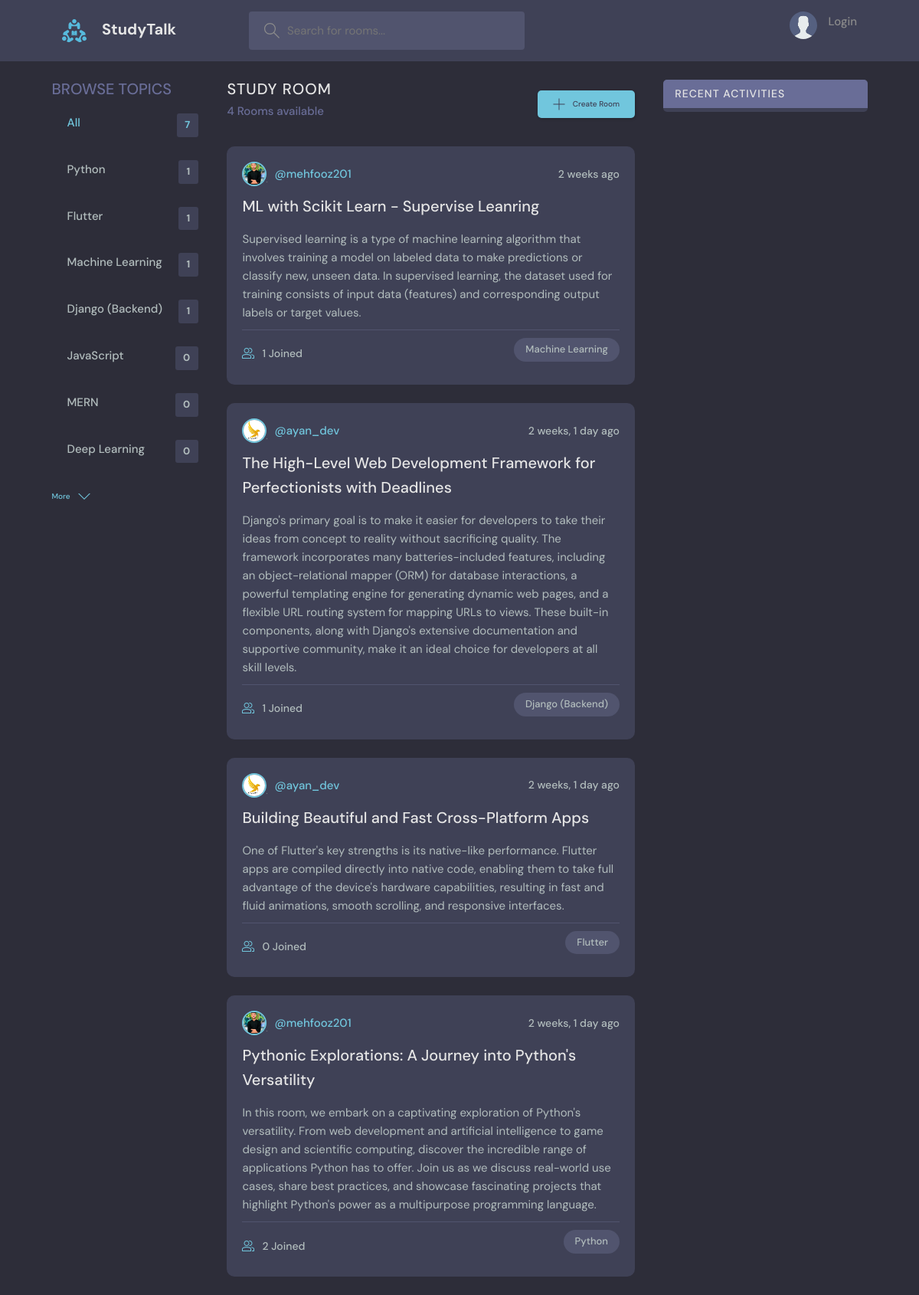
The page / on the database its author committed.
### base/models.py (models this page shows, shortened)
class Topic(models.Model):
    name = models.CharField(max_length=200)

class Room(models.Model):
    host = models.ForeignKey(User, on_delete=models.SET_NULL, null=True)
    topic = models.ForeignKey(Topic, on_delete=models.SET_NULL, null=True)
    name = models.CharField(max_length=200)
    description = models.TextField(null=True, blank=True)
    participants = models.ManyToManyField(User, related_name='participants', blank=True)
    updated = models.DateTimeField(auto_now=True)
    created = models.DateTimeField(auto_now_add=True)
    class Meta:
        ordering = ['-updated', '-created']

class User(AbstractUser):
    name = models.CharField(max_length=200, null=True)
    email = models.EmailField(unique=True, null=True)
    bio = models.TextField(null=True)
    avatar = models.ImageField(null=True, default='avatar.svg')
    REQUIRED_FIELDS = []

### base/views.py (the view)
# urls.py: path('', views.home, name='home'),
def home(request):
    q = request.GET.get('q') if request.GET.get('q') != None else 'S'
    rooms = Room.objects.filter(
        Q(topic__name__icontains=q) |
        Q(name__icontains=q) |
        Q(description__icontains=q)
        )
    topics = Topic.objects.all()[0:7]
    room_count = rooms.count()
    room_messages = Message.objects.filter(Q(room__topic__name__icontains=q) )
    context = {'rooms':rooms,
               'topics':topics,
               'room_count':room_count,
               'room_messages':room_messages
               }
    return render(request, 'base/home.html', context)

### base/templates/base/home.html (shortened to what this page needs)
{% extends 'base/main.html' %}
{% block content %}
<main class="layout layout--3">
    <div class="container">
      {% include "base/topic_components.html" %}
      <div class="roomList">
        <div class="roomList__header">
          <div>
            <h2>Study Room</h2>
            <p>{{room_count}} Rooms available</p>
          </div>
          <a class="btn btn--main" href="{% url 'create-room' %}">
            <svg version="1.1" xmlns="http://www.w3.org/2000/svg" width="32" height="32" viewBox="0 0 32 32">
              <title>add</title>
              <path
                d="M16.943 0.943h-1.885v14.115h-14.115v1.885h14.115v14.115h1.885v-14.115h14.115v-1.885h-14.115v-14.115z"
              ></path>
            </svg>
            Create Room
          </a>
        </div>
        {% include "base/feed_components.html" %}
      </div>
      {% include "base/activity_components.html" %}
    </div>
  </main>
{% endblock content %}

### base/templates/base/topic_components.html
<div class="topics">
  <div class="topics__header">
    <h2>Browse Topics</h2>
  </div>
  <ul class="topics__list">
    <li>
      <a href="{% url 'home' %}" class="active">All <span>{{topics.count}}</span></a>
    </li>
    {% for topic in topics %}
      <li>
        <a href="{% url 'home' %}?q={{topic.name}}">{{topic.name}} <span>{{topic.room_set.all.count}}</span></a>
      </li>
    {% endfor %}
  </ul>
  <a class="btn btn--link" href="{% url 'topics' %}">
    More
    <svg version="1.1" xmlns="http://www.w3.org/2000/svg" width="32" height="32" viewBox="0 0 32 32">
      <title>chevron-down</title>
      <path d="M16 21l-13-13h-3l16 16 16-16h-3l-13 13z"></path>
    </svg>
  </a>
</div>

### base/templates/base/feed_components.html (shortened to what this page needs)
{% load static %}
{% for room in rooms %}
    <div class="roomListRoom">
        <div class="roomListRoom__header">
        <a href="{% url 'user-profile' room.host.id %}" class="roomListRoom__author">
            <div class="avatar avatar--small">
            <img src="{{room.host.avatar.url}}" />
            </div>
            <span>@{{room.host.username}}</span>
        </a>
        <div class="roomListRoom__actions">
            <span>{{room.created|timesince}} ago</span>
        </div>
        </div>
        <div class="roomListRoom__content">
        <a href="{% url 'room' room.id %}">{{room.name}}</a>
        <p>
            {{room.description}}
        </p>
        </div>
        <div class="roomListRoom__meta">
        <a href="{% url 'room' room.id %}" class="roomListRoom__joined">
            {{room.participants.all.count}} Joined
        </a>
        <p class="roomListRoom__topic">{{room.topic.name}}</p>
        </div>
    </div>
{% endfor %}

### static/style/style.css (style rules this page uses)
:root { --color-main: #71c6dd; --color-main-light: #e1f6fb; --color-dark: #3f4156; --color-dark-medium: #51546e; --color-dark-light: #696d97; --color-light: #e5e5e5; --color-gray: #8b8b8b; --color-light-gray: #b2bdbd; --color-bg: #2d2d39; --color-success: #5dd693; --color-error: #fc4b0b; }
* { font-family: "DM Sans", -apple-system, BlinkMacSystemFont, "Segoe UI", Roboto, Oxygen, Ubuntu, Cantarell, "Open Sans", "Helvetica Neue", sans-serif; margin: 0; padding: 0; box-sizing: border-box; text-rendering: optimizeLegibility; font-size: inherit; }
html { font-size: 56.25%; }
@media only screen and (min-width: 1200px) { html { font-size: 62.5%; } }
body { line-height: 1.6; font-weight: 400; font-size: 1.5rem; color: var(--color-light-gray); background-color: var(--color-bg); min-height: 100vh; }
img { width: 100%; }
a { display: inline-block; color: var(--color-main); text-decoration: none; }
.container { max-width: 120rem; width: 90%; margin: auto; }
.btn { background-color: transparent; border: none; display: inline-flex; align-items: center; gap: 1rem; cursor: pointer; transition: all ease-in-out 0.3s; padding: 1rem 2rem; border-radius: 5px; box-shadow: 1px 1px 3px 1px rgba(0, 0, 0, 0.15); font-weight: 500; }
.btn--link { border-radius: 0; padding: 0; color: var(--color-main); box-shadow: none; }
.btn--main { background-color: var(--color-main); color: var(--color-dark); }
.btn > svg { fill: currentColor; width: 1.6rem; height: 1.6rem; }
.avatar { position: relative; display: inline-block; border-radius: 50%; border: 2px solid var(--color-main); }
.avatar img { display: block; border-radius: 50%; object-fit: cover; object-position: center; }
.avatar::after { content: ""; display: block; position: absolute; background-color: var(--color-gray); z-index: 111; border-radius: 50%; border: 0.3rem solid var(--color-dark); }
.avatar.avatar--small img { width: 2.8rem; height: 2.8rem; }
.avatar.avatar--small:after { width: 0.7rem; height: 0.7rem; bottom: 0px; right: -6px; }
.layout { margin-top: 2.4rem; }
.layout > .container { display: flex; justify-content: space-between; align-items: flex-start; }
.layout--3 > .container > div:first-child { flex-basis: 18%; max-width: 22.5rem; }
.layout--3 > .container > div:nth-child(2) { flex-basis: 50%; }
.topics__header { margin-bottom: 2rem; }
.topics__header h2 { text-transform: uppercase; font-weight: 500; color: var(--color-dark-light); }
.topics__list { list-style: none; }
.topics__list li a { display: flex; justify-content: space-between; margin-bottom: 3rem; font-weight: 500; color: var(--color-light-gray); transition: all 0.3s ease-in-out; }
.topics__list li a.active, .topics__list li a:hover { color: var(--color-main); }
.topics__list li a span { padding: 0.5rem 1rem; background-color: var(--color-dark); border-radius: 3px; font-size: 1.3rem; font-weight: 700; letter-spacing: 1px; }
.roomList__header { display: flex; justify-content: space-between; align-items: center; margin-bottom: 2.4rem; }
.roomList__header h2 { text-transform: uppercase; font-weight: 500; color: var(--color-light); letter-spacing: 1px; }
.roomList__header p { font-weight: 500; color: var(--color-dark-light); }
.roomListRoom { margin-bottom: 2.4rem; background-color: var(--color-dark); border-radius: 1rem; padding: 2rem; }
.roomListRoom__header { display: flex; justify-content: space-between; align-items: center; }
.roomListRoom__author { font-weight: 500; display: flex; align-items: center; gap: 1rem; }
.roomListRoom__actions { display: flex; align-items: flex-start; gap: 1rem; position: relative; }
.roomListRoom__actions span { font-size: 1.4rem; font-weight: 500; }
.roomListRoom__content { margin: 1rem 0; }
.roomListRoom__content a { font-size: 2rem; font-weight: 500; margin-bottom: 1.5rem; color: var(--color-light); transition: all 0.3s ease-in-out; }
.roomListRoom__meta { border-top: 1px solid var(--color-dark-medium); padding-top: 1rem; display: flex; align-items: center; justify-content: space-between; }
.roomListRoom__joined { color: var(--color-light-gray); display: flex; align-items: center; gap: 1rem; font-size: 1.4rem; font-weight: 500; }
.roomListRoom__joined svg { fill: var(--color-main); width: 1.6rem; height: 1.6rem; }
.roomListRoom__topic { padding: 5px 1.5rem; background-color: var(--color-dark-medium); border-radius: 5rem; font-weight: 500; font-size: 1.3rem; }

### rows shown on the page
Topic: name "Python", room_set.all.count "1"
Topic: name "Flutter", room_set.all.count "1"
Topic: name "Machine Learning", room_set.all.count "1"
Topic: name "Django (Backend)", room_set.all.count "1"
Topic: name "JavaScript", room_set.all.count "0"
Topic: name "MERN", room_set.all.count "0"
Topic: name "Deep Learning", room_set.all.count "0"
Room: host.avatar (picture), host.username "mehfooz201", created "2 weeks", name "ML with Scikit Learn - Supervise Leanring", description "Supervised learning is a type of machine learning algorithm that involves training a model on labeled data to make predictions or classify new, unseen data. In supervised learning, the dataset used for training consists of input data (features) and corresponding output labels or target values.", participants.all.count "1", topic.name "Machine Learning"
Room: host.avatar (picture), host.username "ayan_dev", created "2 weeks, 1 day", name "The High-Level Web Development Framework for Perfectionists with Deadlines", description "Django's primary goal is to make it easier for developers to take their ideas from concept to reality without sacrificing quality. The framework incorporates many batteries-included features, including an object-relational mapper (ORM) for database interactions, a powerful templating engine for generating dynamic web pages, and a flexible URL routing system for mapping URLs to views. These built-in components, along with Django's extensive documentation and supportive community, make it an ideal choice for developers at all skill levels.", participants.all.count "1", topic.name "Django (Backend)"
Room: host.avatar (picture), host.username "ayan_dev", created "2 weeks, 1 day", name "Building Beautiful and Fast Cross-Platform Apps", description "One of Flutter's key strengths is its native-like performance. Flutter apps are compiled directly into native code, enabling them to take full advantage of the device's hardware capabilities, resulting in fast and fluid animations, smooth scrolling, and responsive interfaces.", participants.all.count "0", topic.name "Flutter"
Room: host.avatar (picture), host.username "mehfooz201", created "2 weeks, 1 day", name "Pythonic Explorations: A Journey into Python's Versatility", description "In this room, we embark on a captivating exploration of Python's versatility. From web development and artificial intelligence to game design and scientific computing, discover the incredible range of applications Python has to offer. Join us as we discuss real-world use cases, share best practices, and showcase fascinating projects that highlight Python's power as a multipurpose programming language.", participants.all.count "2", topic.name "Python"

### other values the page prints
{{ topics.count }} "7"
{{ room_count }} "4"
